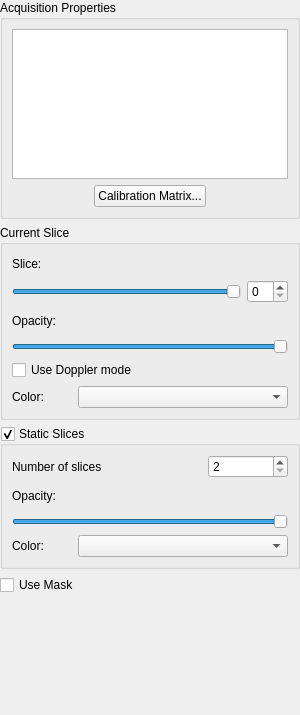
<?xml version="1.0" encoding="UTF-8"?>
<ui version="4.0">
 <class>UsAcquisitionSettingsWidget</class>
 <widget class="QWidget" name="UsAcquisitionSettingsWidget">
  <property name="geometry">
   <rect>
    <x>0</x>
    <y>0</y>
    <width>300</width>
    <height>715</height>
   </rect>
  </property>
  <property name="windowTitle">
   <string>Form</string>
  </property>
  <layout class="QVBoxLayout" name="verticalLayout_4">
   <property name="leftMargin">
    <number>0</number>
   </property>
   <property name="topMargin">
    <number>0</number>
   </property>
   <property name="rightMargin">
    <number>0</number>
   </property>
   <property name="bottomMargin">
    <number>0</number>
   </property>
   <item>
    <widget class="QGroupBox" name="acquisitionPropertiesGroupBox">
     <property name="sizePolicy">
      <sizepolicy hsizetype="Preferred" vsizetype="Fixed">
       <horstretch>0</horstretch>
       <verstretch>0</verstretch>
      </sizepolicy>
     </property>
     <property name="title">
      <string>Acquisition Properties</string>
     </property>
     <layout class="QVBoxLayout" name="verticalLayout_2">
      <item>
       <widget class="QPlainTextEdit" name="acquisitionPropertiesTextEdit">
        <property name="maximumSize">
         <size>
          <width>16777215</width>
          <height>150</height>
         </size>
        </property>
        <property name="readOnly">
         <bool>true</bool>
        </property>
       </widget>
      </item>
      <item>
       <layout class="QHBoxLayout" name="horizontalLayout_3">
        <item>
         <spacer name="horizontalSpacer_2">
          <property name="orientation">
           <enum>Qt::Horizontal</enum>
          </property>
          <property name="sizeHint" stdset="0">
           <size>
            <width>40</width>
            <height>20</height>
           </size>
          </property>
         </spacer>
        </item>
        <item>
         <widget class="QPushButton" name="calibrationMatrixButton">
          <property name="text">
           <string>Calibration Matrix...</string>
          </property>
          <property name="checkable">
           <bool>true</bool>
          </property>
         </widget>
        </item>
        <item>
         <spacer name="horizontalSpacer_4">
          <property name="orientation">
           <enum>Qt::Horizontal</enum>
          </property>
          <property name="sizeHint" stdset="0">
           <size>
            <width>40</width>
            <height>20</height>
           </size>
          </property>
         </spacer>
        </item>
       </layout>
      </item>
     </layout>
    </widget>
   </item>
   <item>
    <widget class="QGroupBox" name="currentSliceGroupBox">
     <property name="title">
      <string>Current Slice</string>
     </property>
     <property name="checkable">
      <bool>false</bool>
     </property>
     <layout class="QVBoxLayout" name="verticalLayout">
      <item>
       <layout class="QHBoxLayout" name="horizontalLayout_2">
        <item>
         <widget class="QLabel" name="sliceLabel">
          <property name="maximumSize">
           <size>
            <width>60</width>
            <height>16777215</height>
           </size>
          </property>
          <property name="text">
           <string>Slice:</string>
          </property>
         </widget>
        </item>
        <item>
         <spacer name="horizontalSpacer_3">
          <property name="orientation">
           <enum>Qt::Horizontal</enum>
          </property>
          <property name="sizeHint" stdset="0">
           <size>
            <width>40</width>
            <height>20</height>
           </size>
          </property>
         </spacer>
        </item>
       </layout>
      </item>
      <item>
       <layout class="QHBoxLayout" name="horizontalLayout_5">
        <item>
         <widget class="QSlider" name="sliceSlider">
          <property name="maximumSize">
           <size>
            <width>16777215</width>
            <height>16777215</height>
           </size>
          </property>
          <property name="minimum">
           <number>0</number>
          </property>
          <property name="maximum">
           <number>100</number>
          </property>
          <property name="singleStep">
           <number>1</number>
          </property>
          <property name="value">
           <number>100</number>
          </property>
          <property name="orientation">
           <enum>Qt::Horizontal</enum>
          </property>
         </widget>
        </item>
        <item>
         <widget class="QSpinBox" name="sliceSpinBox">
          <property name="maximumSize">
           <size>
            <width>100</width>
            <height>16777215</height>
           </size>
          </property>
         </widget>
        </item>
       </layout>
      </item>
      <item>
       <layout class="QHBoxLayout" name="horizontalLayout_4">
        <item>
         <widget class="QLabel" name="opacityLabel">
          <property name="maximumSize">
           <size>
            <width>300</width>
            <height>16777215</height>
           </size>
          </property>
          <property name="text">
           <string>Opacity:</string>
          </property>
         </widget>
        </item>
        <item>
         <spacer name="horizontalSpacer">
          <property name="orientation">
           <enum>Qt::Horizontal</enum>
          </property>
          <property name="sizeHint" stdset="0">
           <size>
            <width>168</width>
            <height>24</height>
           </size>
          </property>
         </spacer>
        </item>
       </layout>
      </item>
      <item>
       <widget class="QSlider" name="opacitySlider">
        <property name="maximumSize">
         <size>
          <width>16777215</width>
          <height>16777215</height>
         </size>
        </property>
        <property name="minimum">
         <number>0</number>
        </property>
        <property name="maximum">
         <number>100</number>
        </property>
        <property name="singleStep">
         <number>1</number>
        </property>
        <property name="value">
         <number>100</number>
        </property>
        <property name="orientation">
         <enum>Qt::Horizontal</enum>
        </property>
       </widget>
      </item>
      <item>
       <layout class="QVBoxLayout" name="verticalLayout_5">
        <item>
         <widget class="QCheckBox" name="useDopplerCheckBox">
          <property name="text">
           <string>Use Doppler mode</string>
          </property>
         </widget>
        </item>
       </layout>
      </item>
      <item>
       <layout class="QHBoxLayout" name="horizontalLayout_8">
        <item>
         <widget class="QLabel" name="staticSliceColorLabel_2">
          <property name="maximumSize">
           <size>
            <width>60</width>
            <height>16777215</height>
           </size>
          </property>
          <property name="text">
           <string>Color:</string>
          </property>
         </widget>
        </item>
        <item>
         <widget class="QComboBox" name="currentSliceColorComboBox"/>
        </item>
       </layout>
      </item>
     </layout>
    </widget>
   </item>
   <item>
    <widget class="QGroupBox" name="staticSlicesGroupBox">
     <property name="title">
      <string>Static Slices</string>
     </property>
     <property name="checkable">
      <bool>true</bool>
     </property>
     <layout class="QVBoxLayout" name="verticalLayout_3">
      <item>
       <layout class="QHBoxLayout" name="horizontalLayout">
        <item>
         <widget class="QLabel" name="label">
          <property name="text">
           <string>Number of slices</string>
          </property>
         </widget>
        </item>
        <item>
         <widget class="QSpinBox" name="nbStaticSlicesSpinBox">
          <property name="maximumSize">
           <size>
            <width>80</width>
            <height>16777215</height>
           </size>
          </property>
          <property name="minimum">
           <number>2</number>
          </property>
          <property name="maximum">
           <number>50</number>
          </property>
         </widget>
        </item>
       </layout>
      </item>
      <item>
       <layout class="QHBoxLayout" name="horizontalLayout_6">
        <item>
         <widget class="QLabel" name="staticSlicesOpacityLabel">
          <property name="maximumSize">
           <size>
            <width>300</width>
            <height>16777215</height>
           </size>
          </property>
          <property name="text">
           <string>Opacity:</string>
          </property>
         </widget>
        </item>
        <item>
         <spacer name="horizontalSpacer_5">
          <property name="orientation">
           <enum>Qt::Horizontal</enum>
          </property>
          <property name="sizeHint" stdset="0">
           <size>
            <width>168</width>
            <height>24</height>
           </size>
          </property>
         </spacer>
        </item>
       </layout>
      </item>
      <item>
       <widget class="QSlider" name="staticSlicesOpacitySlider">
        <property name="maximumSize">
         <size>
          <width>16777215</width>
          <height>16777215</height>
         </size>
        </property>
        <property name="minimum">
         <number>0</number>
        </property>
        <property name="maximum">
         <number>100</number>
        </property>
        <property name="singleStep">
         <number>1</number>
        </property>
        <property name="value">
         <number>100</number>
        </property>
        <property name="orientation">
         <enum>Qt::Horizontal</enum>
        </property>
       </widget>
      </item>
      <item>
       <layout class="QHBoxLayout" name="horizontalLayout_7">
        <item>
         <widget class="QLabel" name="staticSliceColorLabel">
          <property name="maximumSize">
           <size>
            <width>60</width>
            <height>16777215</height>
           </size>
          </property>
          <property name="text">
           <string>Color:</string>
          </property>
         </widget>
        </item>
        <item>
         <widget class="QComboBox" name="staticSlicesColorComboBox"/>
        </item>
       </layout>
      </item>
     </layout>
    </widget>
   </item>
   <item>
    <widget class="QCheckBox" name="useMaskCheckBox">
     <property name="text">
      <string>Use Mask</string>
     </property>
    </widget>
   </item>
   <item>
    <spacer name="verticalSpacer">
     <property name="orientation">
      <enum>Qt::Vertical</enum>
     </property>
     <property name="sizeHint" stdset="0">
      <size>
       <width>20</width>
       <height>27</height>
      </size>
     </property>
    </spacer>
   </item>
  </layout>
 </widget>
 <resources/>
 <connections/>
</ui>
